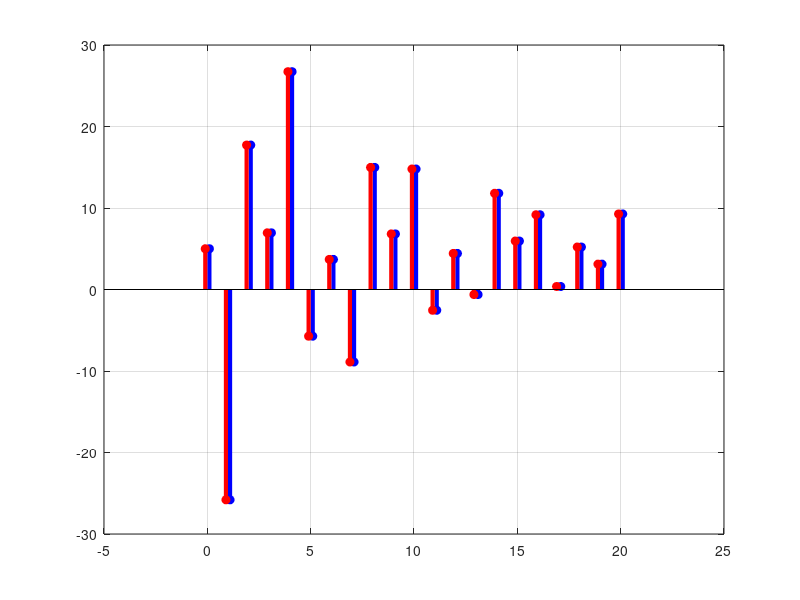

Write the MATLAB code that produced this figure.
clear all;
A=[2 0.8;-4 -1.2];
b=[1 ; -2];
cT=[0.5 2];
d=1;

sys = ss(A,b,cT,d,1);
t=(0:20)';
u=zeros(21,1);
for k=0:20
    u(k+1)=-2+7*(-0.9)^k;
end
y=lsim(sys,u,t);

M1=-1.75+1i;
lambda1=0.4+0.8i;

t=(0:20)';
for k=0:20
    y1(k+1)=-2+7*(-0.9)^k;
end
for k=1:20   
    y1(k+1)=y1(k+1)-...
        4*real(M1*(lambda1^(k)-1)/(lambda1-1))+...
        14*(-0.9)^(k)*real(-M1/0.9*((-lambda1/0.9)^(k)-1)/((-lambda1/0.9)-1));
end

figure;
stem(t+0.1,y,'b', 'filled','LineWidth',3);
hold on;
stem(t-0.1,y1,'r', 'filled','LineWidth',3);
grid on
